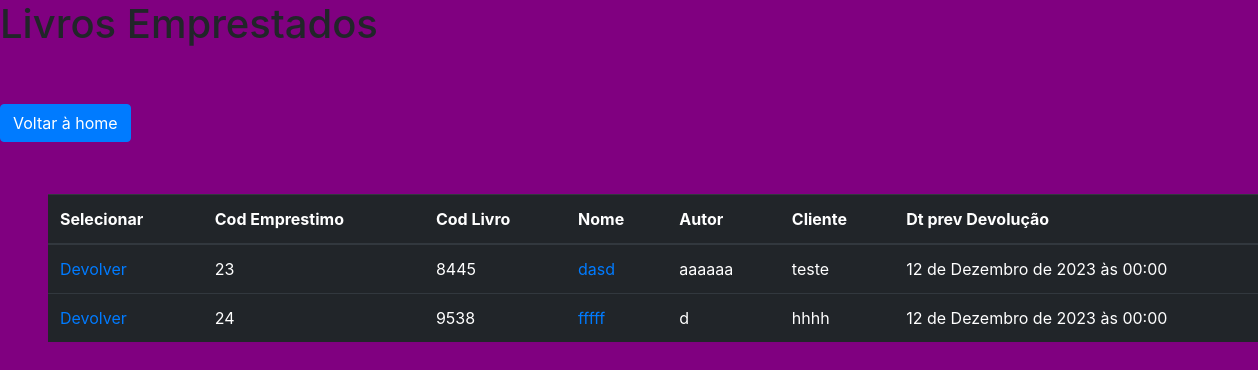
The page /cliente/emprestados-livros/ (signed in) on the database as committed earlier.
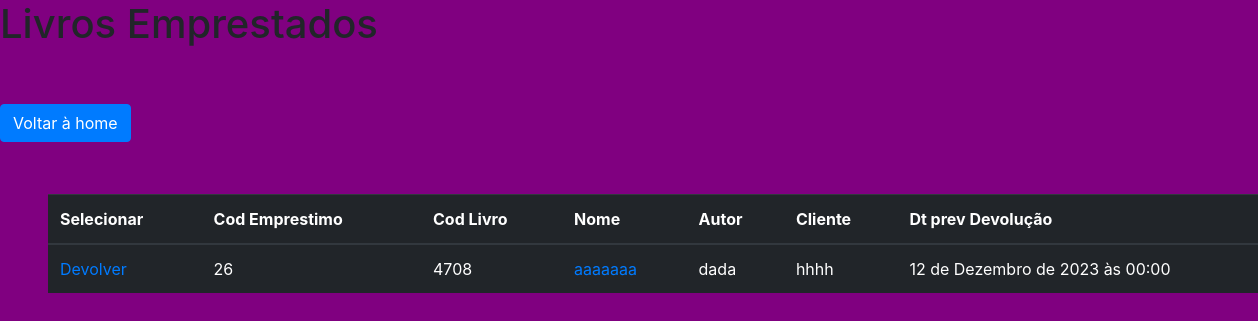
The same page on the database as committed later.
### bibliotecaApp/models.py (models this page shows, shortened)
class Livro(models.Model):
    user = models.ForeignKey(CustomUser, on_delete=models.CASCADE)
    empresa = models.ForeignKey(Empresas, on_delete=models.CASCADE)
    cod = models.IntegerField(unique=True)
    name = models.CharField(max_length=255, blank=False)
    genery = models.ForeignKey(Genero, on_delete=models.CASCADE, blank=True)
    pg = models.IntegerField()
    picture = models.ImageField(blank=True)
    author = models.CharField(max_length=255)
    qtd = models.IntegerField()
    created_at = models.DateTimeField()
    in_stock = models.BooleanField(default=False)
    emprestado = models.IntegerField(default=0)
    class Meta:
        verbose_name = 'Livro'
        verbose_name_plural = 'Livros'

### cliente/models.py (models this page shows, shortened)
class Emprestimo(models.Model):
    cod = models.CharField(max_length=36, unique=True)
    user = models.ForeignKey(CustomUser, on_delete=models.CASCADE)
    empresa = models.ForeignKey(Empresas, on_delete=models.CASCADE)
    cliente = models.ForeignKey(Cliente, on_delete=models.CASCADE)
    livro = models.ForeignKey(Livro, on_delete=models.CASCADE)
    data_emprestimo = models.DateTimeField()
    data_prev_devolucao = models.DateTimeField()
    data_devolucao = models.DateTimeField(null=True, blank=True)
    devolvido = models.BooleanField(default=False)
    class Meta:
        verbose_name = 'Empréstimo'
        verbose_name_plural = 'Empréstimos'

class Cliente(models.Model):
    user = models.ForeignKey(CustomUser, on_delete=models.CASCADE)
    empresa = models.ForeignKey(Empresas, on_delete=models.CASCADE)
    cod = models.IntegerField(unique=True)
    name = models.CharField(max_length=255, blank=False)
    cpf = models.CharField(max_length=14)
    email = models.EmailField()
    created_at = models.DateTimeField()
    active = models.BooleanField(default=False)
    qtd_livros = models.IntegerField()
    def __str__(self):
        return self.name
    class Meta:
        verbose_name = 'Cliente'
        verbose_name_plural = 'Clientes'

### cliente/views.py (the view)
# urls.py: path('emprestados-livros/', views.emprestados_livros, name='emprestados-livros'),
@login_required(redirect_field_name='login')
def emprestados_livros(request):
    user = request.user
    clientes = get_clientes_based_on_permission(user)
    livros_emprestados = Livro.objects.filter(
        id__in=Emprestimo.objects.filter(
            Q(cliente_id__in=[cliente.id for cliente in clientes]) & Q(devolvido=False)
        ).values_list('livro_id', flat=True)
    ).distinct()
    emprestimos_info = []
    for livro in livros_emprestados:
        emprestimos_livro = Emprestimo.objects.filter(livro=livro, devolvido=False)
        for emprestimo in emprestimos_livro:
            emprestimos_info.append({
                'livro': livro,
                'emprestimo': emprestimo,
                'cliente': emprestimo.cliente,
                'data_prev_devolucao': emprestimo.data_prev_devolucao,
            })
    return render(request, 'pages/emprestados_livros.html', {
        'emprestimos_info': emprestimos_info,
    })

### cliente/views.py (called while the page is built)
def get_clientes_based_on_permission(user):
    if user.is_superuser:
        return Cliente.objects.all()
    elif user.cargo.name == 'Gerente':
        return Cliente.objects.filter(empresa_id=user.empresa.id)
    else:
        return Cliente.objects.filter(user_id=user.id)

### cliente/templates/pages/emprestados_livros.html (shortened to what this page needs)
{% load static %}
<!DOCTYPE html>
<html lang="en">
<head>
    <link rel="stylesheet" href="https://stackpath.bootstrapcdn.com/bootstrap/4.1.3/css/bootstrap.min.css">
    <link rel="stylesheet" href="{% static 'css/global.css' %}">
</head>
<body>
    <h1>Livros Emprestados</h1>
    <a href="{% url 'home'  %}" class="btn btn-primary mt-5 mb-1">Voltar à home</a>
    <table class="table table-dark m-5">
        <thead>
            <tr>
                <th scope="col">Selecionar</th>
                <th scope="col">Cod Emprestimo</th>
                <th scope="col">Cod Livro</th>
                <th scope="col">Nome</th>
                <th scope="col">Autor</th>
                <th scope="col">Cliente</th>
                <th scope="col">Dt prev Devolução</th>
            </tr>
        </thead>
        <tbody>
            {% for emprestimo_info in emprestimos_info %}
            <tr>
                <td>
                    <a href="{% url 'devolver-livro' emprestimo_info.emprestimo.id %}">
                        Devolver
                    </a>
                </td>
                <td>{{ emprestimo_info.emprestimo.id }}</td>
                <td>{{ emprestimo_info.livro.cod }}</td>
                <td>
                    <a href="{% url 'livro-detail' emprestimo_info.livro.id %}">
                        {{ emprestimo_info.livro.name }}
                    </a>
                </td>
                <td>{{ emprestimo_info.livro.author }}</td>
                <td>{{ emprestimo_info.cliente }}</td>
                <td>{{ emprestimo_info.data_prev_devolucao }}</td>
            </tr>
            {% endfor %}
        </tbody>
    </table>
</body>
</html>

Rows that differ between the two databases and show on the page:
no longer on this page (row edited): Livro: emprestimo.id "23", livro.cod "8445", livro.name "dasd", livro.author "aaaaaa", cliente "teste", data_prev_devolucao "12 de Dezembro de 2023 às 00:00"
removed Livro: emprestimo.id "24", livro.cod "9538", livro.name "fffff", livro.author "d", cliente "hhhh", data_prev_devolucao "12 de Dezembro de 2023 às 00:00"
now on this page (row edited): Livro: emprestimo.id "26", livro.cod "4708", livro.name "aaaaaaa", livro.author "dada", cliente "hhhh", data_prev_devolucao "12 de Dezembro de 2023 às 00:00"
